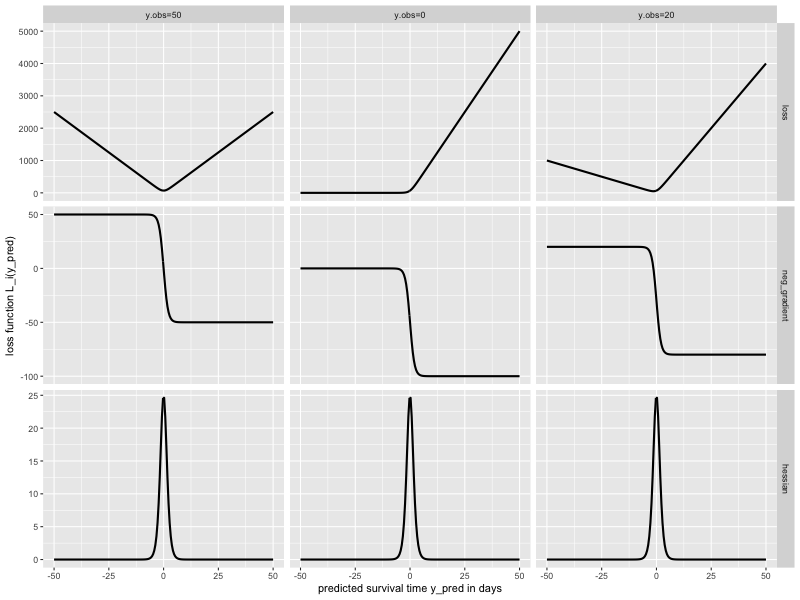

R code for this plot:
library(ggplot2)
library(gridExtra)
setwd('/Users/avinashbarnwal/Desktop/Personal/GSOC-2019/AFT/R')
#http://home.iitk.ac.in/~kundu/paper146.pdf
#https://www.mathworks.com/matlabcentral/answers/428624-cdf-for-loglogistic-distribution
set.seed(2)

loss   <- function(n.obs = 100, y.obs = 50, y.hat=1){
  loss <- -y.obs*y.hat + n.obs*log(1+exp(y.hat)) 
  return(loss)
}

neg_gradient   <- function(n.obs = 100, y.obs = 50, y.hat=1){
  neg_gradient <- y.obs - n.obs*(exp(y.hat)/(1+exp(y.hat)))
  return(neg_gradient)
}

hessian   <- function(n.obs = 100, y.obs = 50, y.hat=1){
  hessian <- n.obs*(exp(y.hat)/(1+exp(y.hat))**2)
  return(hessian)
}

binomial_properties <- function(n.obs = 100, y.obs = 50, y.hat=1,type="loss"){
  if(type=="loss"){
    loss         = loss(n.obs,y.obs,y.hat)
    n.points     = length(y.hat)
    type_series  = rep(type,n.points)
    y.obs.tag    = paste('y.obs=',y.obs,sep="")
    y.obs.col    = rep(y.obs.tag,n.points)
    data         = data.frame(y.hat = y.hat, cost=loss, data_type = type_series,y_obs = y.obs.col)
    return(data)
  }
  if(type=="neg_gradient"){
    neg_gradient = neg_gradient(n.obs,y.obs,y.hat)
    n.points     = length(y.hat)
    type_series  = rep(type,n.points)
    y.obs.tag    = paste('y.obs=',y.obs,sep="")
    y.obs.col    = rep(y.obs.tag,n.points)
    data         = data.frame(y.hat = y.hat, cost=neg_gradient, data_type = type_series,y_obs = y.obs.col)
    return(data)
  }
  if(type=="hessian"){
    hessian      = hessian(n.obs,y.obs,y.hat)
    n.points     = length(y.hat)
    type_series  = rep(type,n.points)
    y.obs.tag    = paste('y.obs=',y.obs,sep="")
    y.obs.col    = rep(y.obs.tag,n.points)
    data         = data.frame(y.hat = y.hat, cost=hessian, data_type = type_series,y_obs = y.obs.col)
    return(data)
  }
}

n.points  = 200
x.lim     = 50

distribution.list  = list(loss_50            = binomial_properties(type="loss", n.obs = 100, y.obs = 50, y.hat=seq(-50,x.lim,length=n.points)),
                          loss_0             = binomial_properties(type="loss", n.obs = 100, y.obs  = 0, y.hat=seq(-50,x.lim,length=n.points)),
                          loss_20            = binomial_properties(type="loss", n.obs = 100, y.obs = 20, y.hat=seq(-50,x.lim,length=n.points)),
                          neg_gradient_50    = binomial_properties(type="neg_gradient", n.obs = 100, y.obs = 50, y.hat=seq(-50,x.lim,length=n.points)),
                          neg_gradient_0     = binomial_properties(type="neg_gradient", n.obs = 100, y.obs = 0, y.hat=seq(-50,x.lim,length=n.points)),
                          neg_gradient_20    = binomial_properties(type="neg_gradient", n.obs = 100, y.obs = 20, y.hat=seq(-50,x.lim,length=n.points)),
                          hessian_50         = binomial_properties(type="hessian", n.obs = 100, y.obs = 50, y.hat=seq(-50,x.lim,length=n.points)),
                          hessian_0          = binomial_properties(type="hessian", n.obs = 100, y.obs = 0, y.hat=seq(-50,x.lim,length=n.points)),
                          hessian_20         = binomial_properties(type="hessian", n.obs = 100, y.obs = 20, y.hat=seq(-50,x.lim,length=n.points))
                          )

data_complete_list = list()

for(distribution in names(distribution.list)){
  data_complete_list[[distribution]] = distribution.list[[distribution]]
}

data_complete = do.call(rbind, data_complete_list)
png("binomial_loss.png", width = 800, height = 600)
p = ggplot(data=data_complete) +
    geom_line(aes(x=y.hat,y=cost),
              data=data_complete,size=1) +
    ylab("loss function L_i(y_pred)")    +
    xlab("predicted survival time y_pred in days") + facet_grid(data_type ~ y_obs,scales="free") + 
    scale_color_discrete(name = "Distribution")
p
dev.off()
